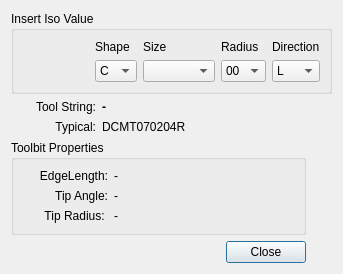
<?xml version="1.0" encoding="UTF-8"?>
<ui version="4.0">
 <class>TurnToolHelper</class>
 <widget class="QDialog" name="TurnToolHelper">
  <property name="geometry">
   <rect>
    <x>0</x>
    <y>0</y>
    <width>343</width>
    <height>267</height>
   </rect>
  </property>
  <property name="windowTitle">
   <string>Turn Tool Helper</string>
  </property>
  <layout class="QGridLayout" name="gridLayout_3">
   <item row="0" column="0" colspan="2">
    <widget class="QGroupBox" name="groupBox_2">
     <property name="title">
      <string>Insert Iso Value</string>
     </property>
     <layout class="QGridLayout" name="gridLayout_2">
      <item row="0" column="0">
       <layout class="QHBoxLayout" name="horizontalLayout_5">
        <item>
         <spacer name="horizontalSpacer_2">
          <property name="orientation">
           <enum>Qt::Horizontal</enum>
          </property>
          <property name="sizeHint" stdset="0">
           <size>
            <width>40</width>
            <height>20</height>
           </size>
          </property>
         </spacer>
        </item>
        <item>
         <layout class="QVBoxLayout" name="verticalLayout_6">
          <item>
           <widget class="QLabel" name="label_7">
            <property name="text">
             <string>Shape</string>
            </property>
           </widget>
          </item>
          <item>
           <widget class="QComboBox" name="shape_cb">
            <item>
             <property name="text">
              <string>C</string>
             </property>
            </item>
            <item>
             <property name="text">
              <string>D</string>
             </property>
            </item>
            <item>
             <property name="text">
              <string>R</string>
             </property>
            </item>
            <item>
             <property name="text">
              <string>S</string>
             </property>
            </item>
            <item>
             <property name="text">
              <string>T</string>
             </property>
            </item>
            <item>
             <property name="text">
              <string>V</string>
             </property>
            </item>
            <item>
             <property name="text">
              <string>W</string>
             </property>
            </item>
            <item>
             <property name="text">
              <string>X</string>
             </property>
            </item>
           </widget>
          </item>
         </layout>
        </item>
        <item>
         <layout class="QVBoxLayout" name="verticalLayout_7">
          <item>
           <widget class="QLabel" name="label_8">
            <property name="text">
             <string>Size</string>
            </property>
           </widget>
          </item>
          <item>
           <widget class="QComboBox" name="size_cb"/>
          </item>
         </layout>
        </item>
        <item>
         <layout class="QVBoxLayout" name="verticalLayout_8">
          <item>
           <widget class="QLabel" name="label_9">
            <property name="text">
             <string>Radius</string>
            </property>
           </widget>
          </item>
          <item>
           <widget class="QComboBox" name="radius_cb">
            <item>
             <property name="text">
              <string>00</string>
             </property>
            </item>
            <item>
             <property name="text">
              <string>V3</string>
             </property>
            </item>
            <item>
             <property name="text">
              <string>V5</string>
             </property>
            </item>
            <item>
             <property name="text">
              <string>01</string>
             </property>
            </item>
            <item>
             <property name="text">
              <string>02</string>
             </property>
            </item>
            <item>
             <property name="text">
              <string>04</string>
             </property>
            </item>
            <item>
             <property name="text">
              <string>08</string>
             </property>
            </item>
            <item>
             <property name="text">
              <string>12</string>
             </property>
            </item>
            <item>
             <property name="text">
              <string>16</string>
             </property>
            </item>
            <item>
             <property name="text">
              <string>20</string>
             </property>
            </item>
            <item>
             <property name="text">
              <string>24</string>
             </property>
            </item>
            <item>
             <property name="text">
              <string>28</string>
             </property>
            </item>
            <item>
             <property name="text">
              <string>32</string>
             </property>
            </item>
           </widget>
          </item>
         </layout>
        </item>
        <item>
         <layout class="QVBoxLayout" name="verticalLayout_9">
          <item>
           <widget class="QLabel" name="label_10">
            <property name="text">
             <string>Direction</string>
            </property>
           </widget>
          </item>
          <item>
           <widget class="QComboBox" name="direction_cb">
            <item>
             <property name="text">
              <string>L</string>
             </property>
            </item>
            <item>
             <property name="text">
              <string>R</string>
             </property>
            </item>
            <item>
             <property name="text">
              <string>N</string>
             </property>
            </item>
           </widget>
          </item>
         </layout>
        </item>
       </layout>
      </item>
     </layout>
    </widget>
   </item>
   <item row="1" column="0">
    <layout class="QHBoxLayout" name="horizontalLayout_4">
     <item>
      <widget class="QLabel" name="label_6">
       <property name="maximumSize">
        <size>
         <width>85</width>
         <height>16777215</height>
        </size>
       </property>
       <property name="text">
        <string>Tool String:</string>
       </property>
       <property name="alignment">
        <set>Qt::AlignRight|Qt::AlignTrailing|Qt::AlignVCenter</set>
       </property>
      </widget>
     </item>
     <item>
      <widget class="QLabel" name="result_val">
       <property name="maximumSize">
        <size>
         <width>500</width>
         <height>16777215</height>
        </size>
       </property>
       <property name="font">
        <font>
         <weight>75</weight>
         <bold>true</bold>
        </font>
       </property>
       <property name="text">
        <string>-</string>
       </property>
       <property name="alignment">
        <set>Qt::AlignLeading|Qt::AlignLeft|Qt::AlignVCenter</set>
       </property>
      </widget>
     </item>
    </layout>
   </item>
   <item row="2" column="0">
    <layout class="QHBoxLayout" name="horizontalLayout_6">
     <item>
      <widget class="QLabel" name="result_val_4">
       <property name="maximumSize">
        <size>
         <width>85</width>
         <height>16777215</height>
        </size>
       </property>
       <property name="text">
        <string>Typical:</string>
       </property>
       <property name="alignment">
        <set>Qt::AlignRight|Qt::AlignTrailing|Qt::AlignVCenter</set>
       </property>
      </widget>
     </item>
     <item>
      <widget class="QLabel" name="label_17">
       <property name="text">
        <string>DCMT070204R</string>
       </property>
      </widget>
     </item>
    </layout>
   </item>
   <item row="3" column="0">
    <widget class="QGroupBox" name="groupBox">
     <property name="title">
      <string>Toolbit Properties</string>
     </property>
     <layout class="QGridLayout" name="gridLayout">
      <item row="0" column="0">
       <layout class="QHBoxLayout" name="horizontalLayout">
        <item>
         <widget class="QLabel" name="label">
          <property name="maximumSize">
           <size>
            <width>85</width>
            <height>16777215</height>
           </size>
          </property>
          <property name="text">
           <string>EdgeLength:</string>
          </property>
          <property name="alignment">
           <set>Qt::AlignRight|Qt::AlignTrailing|Qt::AlignVCenter</set>
          </property>
         </widget>
        </item>
        <item>
         <widget class="QLabel" name="size_val">
          <property name="text">
           <string>-</string>
          </property>
         </widget>
        </item>
       </layout>
      </item>
      <item row="2" column="0">
       <layout class="QHBoxLayout" name="horizontalLayout_7">
        <item>
         <widget class="QLabel" name="label_4">
          <property name="maximumSize">
           <size>
            <width>85</width>
            <height>16777215</height>
           </size>
          </property>
          <property name="text">
           <string>Tip Radius: </string>
          </property>
          <property name="alignment">
           <set>Qt::AlignRight|Qt::AlignTrailing|Qt::AlignVCenter</set>
          </property>
         </widget>
        </item>
        <item>
         <widget class="QLabel" name="radius_val">
          <property name="text">
           <string>-</string>
          </property>
         </widget>
        </item>
       </layout>
      </item>
      <item row="1" column="0">
       <layout class="QHBoxLayout" name="horizontalLayout_3">
        <item>
         <widget class="QLabel" name="label_3">
          <property name="maximumSize">
           <size>
            <width>85</width>
            <height>16777215</height>
           </size>
          </property>
          <property name="text">
           <string>Tip Angle:</string>
          </property>
          <property name="alignment">
           <set>Qt::AlignRight|Qt::AlignTrailing|Qt::AlignVCenter</set>
          </property>
         </widget>
        </item>
        <item>
         <widget class="QLabel" name="tipangle_val">
          <property name="text">
           <string>-</string>
          </property>
         </widget>
        </item>
       </layout>
      </item>
     </layout>
    </widget>
   </item>
   <item row="4" column="1">
    <spacer name="verticalSpacer">
     <property name="orientation">
      <enum>Qt::Vertical</enum>
     </property>
     <property name="sizeHint" stdset="0">
      <size>
       <width>20</width>
       <height>5</height>
      </size>
     </property>
    </spacer>
   </item>
   <item row="5" column="0">
    <widget class="QDialogButtonBox" name="buttonBox">
     <property name="orientation">
      <enum>Qt::Horizontal</enum>
     </property>
     <property name="standardButtons">
      <set>QDialogButtonBox::Close</set>
     </property>
    </widget>
   </item>
  </layout>
 </widget>
 <resources/>
 <connections>
  <connection>
   <sender>buttonBox</sender>
   <signal>accepted()</signal>
   <receiver>TurnToolHelper</receiver>
   <slot>accept()</slot>
   <hints>
    <hint type="sourcelabel">
     <x>248</x>
     <y>254</y>
    </hint>
    <hint type="destinationlabel">
     <x>157</x>
     <y>274</y>
    </hint>
   </hints>
  </connection>
  <connection>
   <sender>buttonBox</sender>
   <signal>rejected()</signal>
   <receiver>TurnToolHelper</receiver>
   <slot>reject()</slot>
   <hints>
    <hint type="sourcelabel">
     <x>316</x>
     <y>260</y>
    </hint>
    <hint type="destinationlabel">
     <x>286</x>
     <y>274</y>
    </hint>
   </hints>
  </connection>
 </connections>
</ui>
